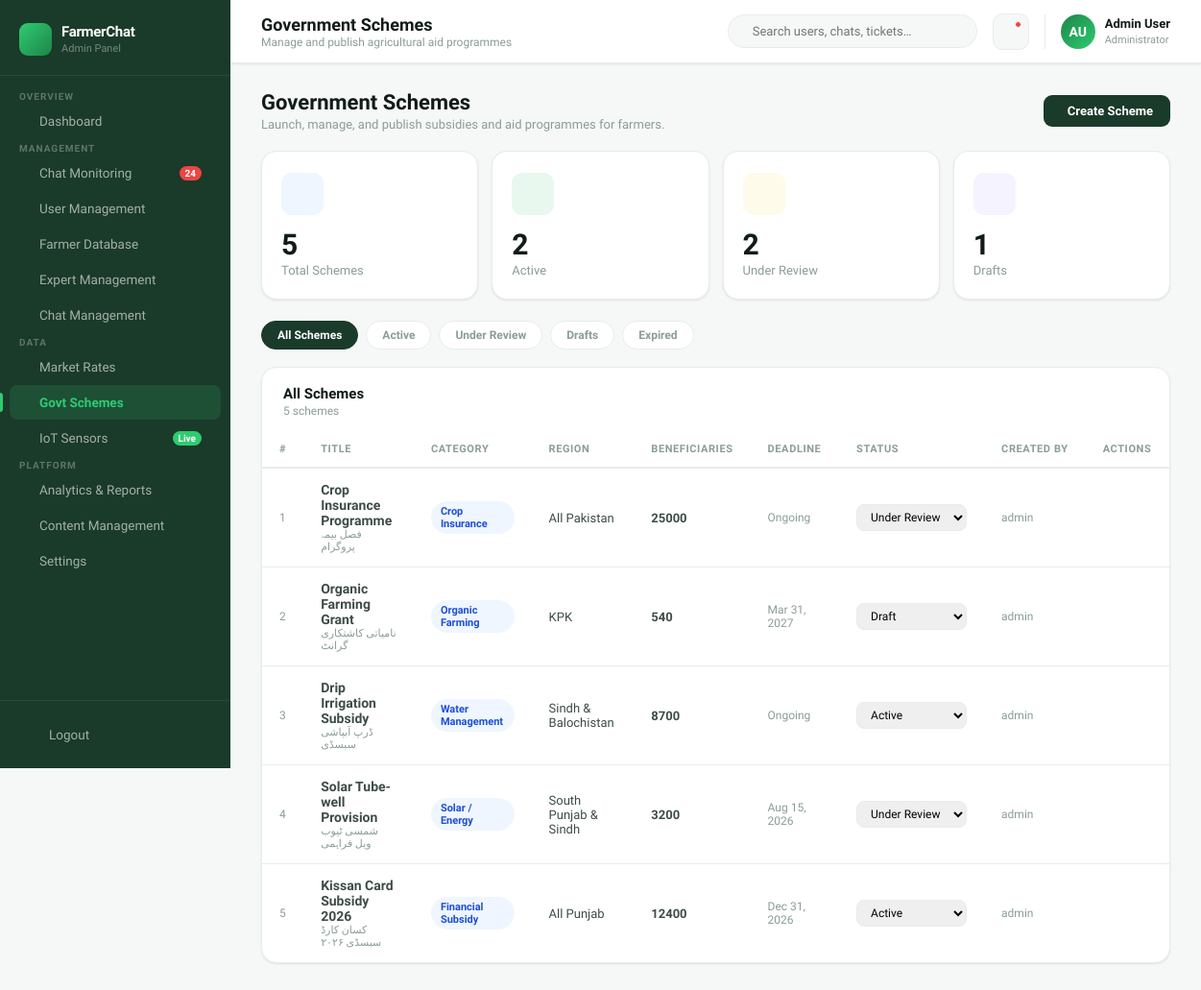
Page /govt-schemes/ (signed in) on the committed database.
### core/models.py (models this page shows, shortened)
class GovernmentScheme(models.Model):
    STATUS = [
        ("active", "Active"),
        ("review", "Under Review"),
        ("draft", "Draft"),
        ("expired", "Expired"),
    ]
    CATEGORY = [
        ("subsidy", "Financial Subsidy"),
        ("equipment", "Equipment / Machinery"),
        ("water", "Water Management"),
        ("seeds", "Seeds & Fertilizer"),
        ("solar", "Solar / Energy"),
        ("organic", "Organic Farming"),
        ("insurance", "Crop Insurance"),
        ("training", "Training & Education"),
    ]
    title = models.CharField(max_length=200, db_index=True)
    title_ur = models.CharField(max_length=200, blank=True, help_text="Urdu title")
    description = models.TextField()
    eligibility = models.TextField(
        blank=True,
        help_text="Who can apply for this scheme?"
    )
    benefits = models.TextField(
        blank=True,
        help_text="Main benefits of the scheme."
    )
    application_process = models.TextField(
        blank=True,
        help_text="How farmers can apply."
    )
    required_documents = models.TextField(
        blank=True,
        help_text="CNIC, land record, application form, etc."
    )
    official_link = models.URLField(blank=True)
    category = models.CharField(max_length=20, choices=CATEGORY, default="subsidy", db_index=True)
    target_region = models.CharField(max_length=200, default="All Regions", db_index=True)
    beneficiaries = models.PositiveIntegerField(default=0, help_text="Number of registered beneficiaries")
    budget_pkr = models.BigIntegerField(null=True, blank=True, help_text="Total budget in PKR")
    deadline = models.DateField(null=True, blank=True)
    status = models.CharField(max_length=15, choices=STATUS, default="draft", db_index=True)
    created_by = models.ForeignKey(User, on_delete=models.SET_NULL, null=True, blank=True)
    created_at = models.DateTimeField(auto_now_add=True, db_index=True)
    updated_at = models.DateTimeField(auto_now=True)
    class Meta:
        ordering = ["-created_at"]
        verbose_name = "Government Scheme"
        verbose_name_plural = "Government Schemes"
        indexes = [
            models.Index(fields=["status", "category"]),
            models.Index(fields=["target_region", "status"]),
            models.Index(fields=["deadline"]),
        ]

### core/views.py (the view)
@login_required
@user_passes_test(is_staff_user)
def govt_schemes(request):
    status_filter = request.GET.get("status", "").strip()
    region_filter = request.GET.get("region", "").strip()
    category_filter = request.GET.get("category", "").strip()
    schemes = GovernmentScheme.objects.select_related("created_by").order_by("-created_at")
    if status_filter:
        schemes = schemes.filter(status=status_filter)
    if region_filter:
        schemes = schemes.filter(target_region__icontains=region_filter)
    if category_filter:
        schemes = schemes.filter(category=category_filter)
    counts = {
        "all": GovernmentScheme.objects.count(),
        "active": GovernmentScheme.objects.filter(status="active").count(),
        "review": GovernmentScheme.objects.filter(status="review").count(),
        "draft": GovernmentScheme.objects.filter(status="draft").count(),
        "expired": GovernmentScheme.objects.filter(status="expired").count(),
    }
    return render(request, "core/govt_schemes.html", {
        "schemes": schemes,
        "counts": counts,
        "active_filter": status_filter,
        "region_filter": region_filter,
        "category_filter": category_filter,
    })

### core/views.py (called while the page is built)
def is_staff_user(user):
    return user.is_authenticated and user.is_staff

### templates/core/govt_schemes.html (shortened to what this page needs)
{% extends 'core/base.html' %}
{% block page_title %}Government Schemes{% endblock %}
{% block page_subtitle %}Manage and publish agricultural aid programmes{% endblock %}
{% block content %}
<div class="section-header">
  <div>
    <h1>Government Schemes</h1>
    <p>Launch, manage, and publish subsidies and aid programmes for farmers.</p>
  </div>
  <button class="btn btn-primary" onclick="openNewSchemeModal()">
     Create Scheme
  </button>
</div>
<div style="display:grid;grid-template-columns:repeat(4,1fr);gap:14px;margin-bottom:22px;">
  <div class="stat-card">
    <div class="stat-card-top"><div class="stat-icon blue"></div></div>
    <div class="stat-val">{{ counts.all }}</div>
    <div class="stat-label">Total Schemes</div>
  </div>
  <div class="stat-card">
    <div class="stat-card-top"><div class="stat-icon green"></div></div>
    <div class="stat-val">{{ counts.active }}</div>
    <div class="stat-label">Active</div>
  </div>
  <div class="stat-card">
    <div class="stat-card-top"><div class="stat-icon amber"></div></div>
    <div class="stat-val">{{ counts.review }}</div>
    <div class="stat-label">Under Review</div>
  </div>
  <div class="stat-card">
    <div class="stat-card-top"><div class="stat-icon violet"></div></div>
    <div class="stat-val">{{ counts.draft }}</div>
    <div class="stat-label">Drafts</div>
  </div>
</div>
<div class="pill-filter">
  <button class="pf {% if not active_filter %}on{% endif %}" onclick="filterSchemes('', this)">All Schemes</button>
  <button class="pf {% if active_filter == 'active' %}on{% endif %}" onclick="filterSchemes('active', this)">Active</button>
  <button class="pf {% if active_filter == 'review' %}on{% endif %}" onclick="filterSchemes('review', this)">Under Review</button>
  <button class="pf {% if active_filter == 'draft' %}on{% endif %}" onclick="filterSchemes('draft', this)">Drafts</button>
  <button class="pf {% if active_filter == 'expired' %}on{% endif %}" onclick="filterSchemes('expired', this)">Expired</button>
</div>
<div class="card">
  <div class="card-header">
    <div class="card-header-left">
      <h3>All Schemes</h3>
      <p>{{ schemes|length }} scheme{{ schemes|length|pluralize }}</p>
    </div>
  </div>
  <div class="table-wrap">
    <table>
      <thead>
        <tr>
          <th>#</th>
          <th>Title</th>
          <th>Category</th>
          <th>Region</th>
          <th>Beneficiaries</th>
          <th>Deadline</th>
          <th>Status</th>
          <th>Created By</th>
          <th>Actions</th>
        </tr>
      </thead>
      <tbody id="schemes-tbody">
        {% for s in schemes %}
        <tr
          data-id="{{ s.pk }}"
          data-status="{{ s.status }}"
          data-title="{{ s.title|escapejs }}"
          data-title-ur="{{ s.title_ur|default:''|escapejs }}"
          data-description="{{ s.description|escapejs }}"
          data-category="{{ s.category }}"
          data-region="{{ s.target_region|escapejs }}"
          data-beneficiaries="{{ s.beneficiaries|default:'0' }}"
          data-deadline="{% if s.deadline %}{{ s.deadline|date:'Y-m-d' }}{% endif %}"
        >
          <td style="color:var(--text-muted);font-size:12px;">{{ forloop.counter }}</td>
          <td>
            <strong>{{ s.title }}</strong>
            {% if s.title_ur %}
            <div style="font-size:11px;color:var(--text-muted);direction:rtl;text-align:left;">
              {{ s.title_ur }}
            </div>
            {% endif %}
          </td>
          <td>
            <span class="badge badge-blue">{{ s.get_category_display }}</span>
          </td>
          <td style="font-size:13px;">{{ s.target_region }}</td>
          <td style="font-size:13px;font-weight:600;">
            {{ s.beneficiaries|default:"0" }}
          </td>
          <td style="font-size:12px;color:var(--text-muted);">
            {% if s.deadline %}
              {{ s.deadline|date:"M d, Y" }}
            {% else %}
              Ongoing
            {% endif %}
          </td>
          <td>
            <select
              onchange="updateStatus({{ s.pk }}, this.value)"
              style="padding:5px 10px;border:1.5px solid var(--border);border-radius:8px;font-size:12px;font-family:inherit;outline:none;cursor:pointer;"
            >
              {% for val, label in s.STATUS %}
              <option value="{{ val }}" {% if s.status == val %}selected{% endif %}>
                {{ label }}
              </option>
              {% endfor %}
            </select>
          </td>
          <td style="font-size:12px;color:var(--text-muted);">
            {{ s.created_by.username|default:"Admin" }}
          </td>
          <td>
            <button class="tbl-action edit" onclick="editScheme({{ s.pk }})" title="Edit Scheme">
            </button>
            <button class="tbl-action del" onclick="deleteScheme({{ s.pk }}, this)" title="Delete Scheme">
            </button>
          </td>
        </tr>
        {% empty %}
        <tr>
          <td colspan="9" style="text-align:center;padding:32px;color:var(--text-muted);">
            No schemes yet. Click "Create Scheme" to add one.
          </td>
        </tr>
        {% endfor %}
      </tbody>
    </table>
  </div>
</div>
{% endblock %}

### templates/core/base.html (shortened to what this page needs)
<!DOCTYPE html>
<html lang="en">
<head>
</head>
<body>
<aside class="sidebar">
  <div class="sidebar-brand">
    <div class="sidebar-brand-icon"></div>
    <div class="sidebar-brand-text">
      <h2>FarmerChat</h2>
      <span>Admin Panel</span>
    </div>
  </div>
  <nav style="flex:1; padding: 12px 0; overflow-y:auto;">
    <span class="nav-group-label">Overview</span>
    <a href="{% url 'dashboard' %}" class="nav-link {% if request.resolver_match.url_name == 'dashboard' %}active{% endif %}">
       Dashboard
    </a>
    <span class="nav-group-label">Management</span>
    <a href="{% url 'chat_monitoring' %}" class="nav-link {% if request.resolver_match.url_name == 'chat_monitoring' %}active{% endif %}">
       Chat Monitoring
      <span class="nav-badge">24</span>
    </a>
    <a href="{% url 'farmer_list' %}" class="nav-link {% if request.resolver_match.url_name == 'farmer_list' %}active{% endif %}">
       User Management
    </a>
    <a href="{% url 'farmer_list' %}" class="nav-link {% if request.resolver_match.url_name == 'farmer_list' %}active{% endif %}">
       Farmer Database
    </a>
    <a href="{% url 'expert_list' %}" class="nav-link {% if request.resolver_match.url_name == 'expert_list' %}active{% endif %}">
       Expert Management
    </a>
    <a href="{% url 'chat_monitoring' %}" class="nav-link">
       Chat Management
    </a>
    <span class="nav-group-label">Data</span>
    <a href="{% url 'market_rates' %}" class="nav-link {% if request.resolver_match.url_name == 'market_rates' %}active{% endif %}">
       Market Rates
    </a>
    <a href="{% url 'govt_schemes' %}" class="nav-link {% if request.resolver_match.url_name == 'govt_schemes' %}active{% endif %}">
       Govt Schemes
    </a>
    <a href="{% url 'iot_dashboard' %}" class="nav-link {% if request.resolver_match.url_name == 'iot_dashboard' %}active{% endif %}">
       IoT Sensors
      <span class="nav-badge live">Live</span>
    </a>
    <span class="nav-group-label">Platform</span>
    <a href="{% url 'analytics' %}" class="nav-link {% if request.resolver_match.url_name == 'analytics' %}active{% endif %}">
       Analytics & Reports
    </a>
    <a href="{% url 'content' %}" class="nav-link {% if request.resolver_match.url_name == 'content' %}active{% endif %}">
       Content Management
    </a>
    <a href="{% url 'settings' %}" class="nav-link {% if request.resolver_match.url_name == 'settings' %}active{% endif %}">
       Settings
    </a>
  </nav>
  <div class="sidebar-footer">
    <a href="{% url 'logout' %}" class="nav-link logout">
       Logout
    </a>
  </div>
</aside>
<main class="main">
  <header class="topbar">
    <div class="topbar-welcome">
      <h3>{% block page_title %}Welcome back, Admin 👋{% endblock %}</h3>
      <p>{% block page_subtitle %}Here's what's happening with your platform today{% endblock %}</p>
    </div>
    <div class="topbar-right">
      <div class="search-box">
        <input type="text" placeholder="Search users, chats, tickets…">
      </div>
      <button class="topbar-icon-btn">
        <span class="notif-dot"></span>
      </button>
      <div class="topbar-user">
        <div class="topbar-user-avatar">{{ request.user.first_name|default:"A"|slice:":1"|upper }}{{ request.user.last_name|default:"D"|slice:":1"|upper }}</div>
        <div class="topbar-user-info">
          <strong>{{ request.user.get_full_name|default:"Admin User" }}</strong>
          <span>Administrator</span>
        </div>
      </div>
    </div>
  </header>
  <div class="page-body">
    {% block content %}{% endblock %}
  </div>
</main>
</body>
</html>

### rows in the picture
GovernmentScheme: title "Crop Insurance Programme", title_ur "فصل بیمہ پروگرام", category "Crop Insurance", target_region "All Pakistan", beneficiaries "25000", shows "Ongoing", status+id "Under Review", created_by.username "admin"
GovernmentScheme: title "Organic Farming Grant", title_ur "نامیاتی کاشتکاری گرانٹ", category "Organic Farming", target_region "KPK", beneficiaries "540", deadline "Mar 31, 2027", status+id "Draft", created_by.username "admin"
GovernmentScheme: title "Drip Irrigation Subsidy", title_ur "ڈرپ آبپاشی سبسڈی", category "Water Management", target_region "Sindh & Balochistan", beneficiaries "8700", shows "Ongoing", status+id "Active", created_by.username "admin"
GovernmentScheme: title "Solar Tube-well Provision", title_ur "شمسی ٹیوب ویل فراہمی", category "Solar / Energy", target_region "South Punjab & Sindh", beneficiaries "3200", deadline "Aug 15, 2026", status+id "Under Review", created_by.username "admin"
GovernmentScheme: title "Kissan Card Subsidy 2026", title_ur "کسان کارڈ سبسڈی ۲۰۲۶", category "Financial Subsidy", target_region "All Punjab", beneficiaries "12400", deadline "Dec 31, 2026", status+id "Active", created_by.username "admin"

### other values in the picture
{{ request.user.first_name|default:"A"|slice:":1"|upper }} "A"
{{ request.user.last_name|default:"D"|slice:":1"|upper }} "U"
{{ request.user.get_full_name|default:"Admin User" }} "Admin User"
{{ counts.all }} "5"
{{ counts.active }} "2"
{{ counts.review }} "2"
{{ counts.draft }} "1"
{{ schemes|length }} "5"
